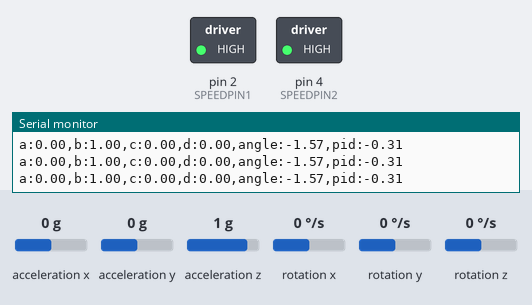
The sketch below on a simulated Arduino Nano, built with avr-gcc and run on an emulated ATmega328P. Shown: switched loads named in the sketch (green lamp = pin HIGH), the last lines printed to the serial monitor. Wiring (inferred from the names in the program): MPU-6050 motion sensor at I2C address 0x69. The test bench sets the inputs (shaded band); at power-on: acceleration z 1 g, acceleration x 0 g, acceleration y 0 g, rotation x 0 °/s, rotation y 0 °/s, rotation z 0 °/s.

Above: at 6.9 s.
7.0 s: acceleration z set to 0 g
At 7.8 s:
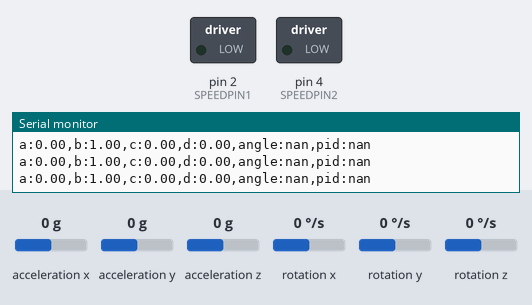
8.9 s: acceleration x set to 0.2 g
Timing chart, 0 to 11.9 s (numbered marks = the images above; inputs shaded):
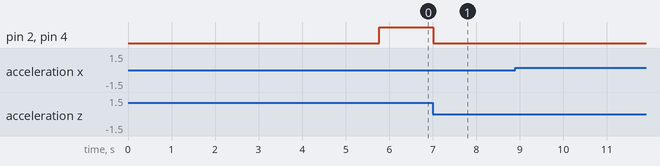

Measured:
- after the input at 7.0 s, pin 2 (SPEEDPIN1), pin 4 (SPEEDPIN2): HIGH → LOW at once

The sketch:

Gyrobot.ino
```cpp
//Moteur Gauche = 0, Droit = 1
/*Arduino nano :
  Pwm port: D3,D5,D6,D9,D10,D11
  SDA: A4, SCL: A5
*/


#include <Wire.h>               //I²C Library
#include <math.h>               //Math library
#include "Quaternion.h"

#define MICROSECONDE 1000000.0  //Conversion from 1000000 to second
#define IMURATE 250             //Number of angle mesurement per second
#define CALITE 1000             //Number of mesurement for the calibration
#define MPUADRESS 0x69          //I2C Adress of mpu6050
#define ACCRATE 8192            //Conversion rate from IMU accelormeter to m/s^²
#define GYRORATE 32.8           //Conversion rate from IMU gyroscope to °/s

float alpha = 0.97;             //Complementary filter coeff

double converted_acc_x, converted_acc_y, converted_acc_z;            //Converted to g

float target_angle = 0;

long gyro_y_cal = 0; //Offset values

double acc_y_angle;
double angle_y = 0;
Quaternion current;

double corrected_angle;

long temp = 0, delta = 0;


double averaged_z_acc;

void setup() {
  digitalWrite(13, HIGH);
  Serial.begin(57600);
  current = Quaternion(1, 0, 0);

  init_imu();
  calibrate_gyroscope();
}
template <typename type>
type sign(type value) {
 return type((value>0)-(value<0));
}

void loop() {
  if(micros() > temp + MICROSECONDE / IMURATE) { //Try to keep the loop at a constant rate (We dont want to create an unnecessary load)
    delta = micros() - temp;
    temp = micros();
    update_imu_quat();
    double pid = PID(angle_y, 0);
    Serial.print("a:");
    Serial.print(current.a);
    Serial.print(",b:");
    Serial.print(current.b);
    Serial.print(",c:");
    Serial.print(current.c);
    Serial.print(",d:");
    Serial.print(current.d);
    Serial.print(",angle:");
    Serial.print(corrected_angle);
    Serial.print(",pid:");
    Serial.println(pid);
    if(pid>511)pid=511;
    if(pid<-511)pid=-511;
    if(pid > 0) {
      updateMotor(true, true, pid+512);
      updateMotor(false, false, pid+512);
    } else {
      pid=-pid;
      updateMotor(false, true, pid+512);
      updateMotor(true, false, pid+512);
    }
  }
}
```

Gyro.ino
```cpp
long acc_x, acc_y, acc_z; //Raw data
int gyro_x, gyro_y, gyro_z; //Raw data
double prev_side;

void init_imu() {
  Wire.begin();                                                        //Start I2C as master
  setup_mpu_6050_registers();                                          //Configure Imu
}

void update_imu_quat() {
  double converted_gyro_x, converted_gyro_y, converted_gyro_z;         //Converted to °/s

  double angle_gyro_x, angle_gyro_y, angle_gyro_z;
  double total_acc;                                                    //Total force vector
  read_mpu_6050_data();                                                //Pull data from imu

  gyro_y -= gyro_y_cal;                                                //Subtract the offset calibration value from the raw gyro value

  converted_acc_x = acc_x / (double)ACCRATE;                           //Convert from raw value to m/s²
  converted_acc_y = acc_y / (double)ACCRATE;
  converted_acc_z = acc_z / (double)ACCRATE;

  converted_gyro_x = gyro_x / GYRORATE;                                //Convert from raw value to °/s
  converted_gyro_y = gyro_y / GYRORATE;
  converted_gyro_z = gyro_z / GYRORATE;
  Quaternion acc = Quaternion(converted_acc_x, converted_acc_y, converted_acc_z);
  acc.normalize();
  float acc_angle = acc.rotation_between_vectors(Quaternion(1, 0, 0)).dot_product(Quaternion());
  angle_y = (acc.d > 0)?-acos(acc_angle)*2:acos(acc_angle)*2;
  corrected_angle = angle_y;

  //if(converted_acc_z < 0.075) corrected_angle *= -1;
}

void update_imu() {
  double converted_gyro_x, converted_gyro_y, converted_gyro_z;         //Converted to °/s

  double angle_gyro_x, angle_gyro_y, angle_gyro_z;
  double total_acc;                                                    //Total force vector
  read_mpu_6050_data();                                                //Pull data from imu

  gyro_y -= gyro_y_cal;                                                //Subtract the offset calibration value from the raw gyro value

  converted_acc_x = acc_x / (double)ACCRATE;                           //Convert from raw value to m/s²
  converted_acc_y = acc_y / (double)ACCRATE;
  converted_acc_z = acc_z / (double)ACCRATE;

  converted_gyro_x = gyro_x / GYRORATE;                                //Convert from raw value to °/s
  converted_gyro_y = gyro_y / GYRORATE;
  converted_gyro_z = gyro_z / GYRORATE;

  total_acc = sqrt(converted_acc_x * converted_acc_x + converted_acc_y * converted_acc_y + converted_acc_z * converted_acc_z);        //Total acceleration vector

  acc_y_angle = acos(converted_acc_x/ total_acc) * 57.2958;                                                                         //Calculate angle between acceleration vector and total acceleration vector in °/s

  if (isnan(acc_y_angle)) acc_y_angle = 0;                                                                                      //Check for division by 0
  angle_y = alpha * (angle_y + converted_gyro_y * delta / MICROSECONDE) + (1 - alpha) * acc_y_angle;                            //Complementary filer
  corrected_angle = angle_y;

  //if(converted_acc_z < 0.075) corrected_angle *= -1;
}

void read_mpu_6050_data() {                                            //Reads raw gyro and accelerometer data
  int temperature;
  Wire.beginTransmission(MPUADRESS);                                   //Start communicating with the MPU-6050
  Wire.write(0x3B);                                                    //Send the requested starting register
  Wire.endTransmission();                                              //End the transmission
  Wire.requestFrom(MPUADRESS, 14);                                     //Request 14 bytes from the MPU-6050
  while (Wire.available() < 14);                                       //Wait until all the bytes are received
  acc_x = Wire.read() << 8 | Wire.read();                              //Add the low and high byte to the acc_x variable
  acc_y = Wire.read() << 8 | Wire.read();                              //Add the low and high byte to the acc_y variable
  acc_z = Wire.read() << 8 | Wire.read();                              //Add the low and high byte to the acc_z variable
  temperature = Wire.read() << 8 | Wire.read();                        //Add the low and high byte to the temperature variable
  gyro_x = Wire.read() << 8 | Wire.read();                             //Add the low and high byte to the gyro_x variable
  gyro_y = Wire.read() << 8 | Wire.read();                             //Add the low and high byte to the gyro_y variable
  gyro_z = Wire.read() << 8 | Wire.read();                             //Add the low and high byte to the gyro_z variable
}

void setup_mpu_6050_registers() {

  //Activate the MPU-6050
  Wire.beginTransmission(MPUADRESS);                                   //Start communicating with the MPU-6050
  Wire.write(0x6B);                                                    //Send the requested starting register
  Wire.write(0x00);                                                    //Set the requested starting register
  Wire.endTransmission();                                              //End the transmission

  //Configure the accelerometer (+/-4g)
  //Register is 0x1C and works like the next one

  Wire.beginTransmission(MPUADRESS);                                   //Start communicating with the MPU-6050
  Wire.write(0x1C);                                                    //Send the requested starting register
  Wire.write(0x08);                                                    //Set the register to +/- 4g
  Wire.endTransmission();                                              //End the transmission

  Wire.beginTransmission(MPUADRESS);                                   //Start communicating with the MPU-6050
  Wire.write(0x1B);                                                    //Send the register adress
  Wire.write(0x00);                                                    //Set the register to 250°/s
  Wire.endTransmission();                                              //End the transmission

  Wire.beginTransmission(MPUADRESS);                                   //Start communication with the address found during search
  Wire.write(0x1A);                                                    //We want to write to the CONFIG register (1A hex)
  Wire.write(0x03);                                                    //Set the register bits as 00000011 (Set Digital Low Pass Filter to ~43Hz)
  Wire.endTransmission();                                              //End the transmission with the gyro
}

void calibrate_gyroscope() {
  for(int cal_int = 0; cal_int < CALITE; cal_int++) {                 //Run this code 2000 times

    read_mpu_6050_data();                                              //Read the raw acc and gyro data from the MPU-6050

    gyro_y_cal += gyro_y;                                              //Add the gyro x-axis offset to the gyro_x_cal variable
    delay(4);                                                          //Delay 4us to simulate the 250Hz program loop
  }
  current = Quaternion(1, 0, 0);
  gyro_y_cal /= CALITE;                                                //Divide the gyro_x_cal variable by 2000 to get the average offset
}
```

Motor.ino
```cpp
//Pin moteurs
#define SPEEDPIN1 2
#define SPEEDPIN2 4
#define DIRPIN11 8
#define DIRPIN12 9
#define DIRPIN21 12
#define DIRPIN22 13

void updateMotor(bool moteur, bool dir, int vel) {

  if (moteur) {
    analogWrite(SPEEDPIN1, vel);
    if (dir) {
      digitalWrite(DIRPIN11, LOW);
      digitalWrite(DIRPIN12, HIGH);
    }
    else{
      digitalWrite(DIRPIN11, HIGH);
      digitalWrite(DIRPIN12, LOW);
    }
  }
  else {
    analogWrite(SPEEDPIN2, vel);
    if (dir) {
      digitalWrite(DIRPIN21, HIGH);
      digitalWrite(DIRPIN22, LOW);
    }
    else{
      digitalWrite(DIRPIN21, LOW);
      digitalWrite(DIRPIN22, HIGH);
    }
  }
}
```

PID.ino
```cpp
double kp = -0.2, ki = 0, kd = 0;  //Constantes pour le controlleur PID
double previous_error;

double PID(double currentValue, double desiredValue) {
  double error = desiredValue - currentValue;;
  double derivative = error - previous_error;
  static double Integrated_error = 0;
  Integrated_error=Integrated_error*0.8+ error*0.2;
  return kp*error+ki*Integrated_error+kd*derivative;
  //    Proportionnelle   Intégrale      Dérivée
  //PID
}
```

Quaternion.cpp
```cpp
#include "Quaternion.h"

#ifdef ARDUINO
#include "Arduino.h"
#else
#include <math.h>
#endif

// http://www.euclideanspace.com/maths/algebra/realNormedAlgebra/quaternions/arithmetic/index.htm
// 800B
Quaternion & Quaternion::operator*=(const Quaternion &q) {
    Quaternion ret;
    ret.a = a*q.a - b*q.b - c*q.c - d*q.d;
    ret.b = b*q.a + a*q.b + c*q.d - d*q.c;
    ret.c = a*q.c - b*q.d + c*q.a + d*q.b;
    ret.d = a*q.d + b*q.c - c*q.b + d*q.a;
    return (*this = ret);
}

Quaternion & Quaternion::operator+=(const Quaternion &q) {
    a += q.a;
    b += q.b;
    c += q.c;
    d += q.d;
    return *this;
}

Quaternion & Quaternion::operator*=(float scale) {
    a *= scale;
    b *= scale;
    c *= scale;
    d *= scale;
    return *this;
}

float Quaternion::norm() const {
    float norm2 = a*a + b*b + c*c + d*d;
    return sqrt(norm2);
}

// 400B
Quaternion & Quaternion::normalize() {
    float n = norm();
    a /= n;
    b /= n;
    c /= n;
    d /= n;
    return *this;
}

// This method takes an euler rotation in rad and converts it to an equivilent
// Quaternion rotation.
// 800B
const Quaternion Quaternion::from_euler_rotation(float x, float y, float z) {
    float c1 = cos(y/2);
    float c2 = cos(z/2);
    float c3 = cos(x/2);

    float s1 = sin(y/2);
    float s2 = sin(z/2);
    float s3 = sin(x/2);
    Quaternion ret;
    ret.a = c1 * c2 * c3 + s1 * s2 * s3;
    ret.b = c1 * c2 * s3 - s1 * s2 * c3;
    ret.c = s1 * c2 * c3 + c1 * s2 * s3;
    ret.d = c1 * s2 * c3 - s1 * c2 * s3;
    return ret;
}

const Quaternion Quaternion::from_euler_rotation_approx(float x, float y, float z) {
    // approximage cos(theta) as 1 - theta^2 / 2
    float c1 = 1 - (y * y / 8);
    float c2 = 1 - (z * z / 8);
    float c3 = 1 - (x * x / 8);

    // appromixate sin(theta) as theta
    float s1 = y/2;
    float s2 = z/2;
    float s3 = x/2;
    Quaternion ret;
    ret.a = c1 * c2 * c3 + s1 * s2 * s3;
    ret.b = c1 * c2 * s3 - s1 * s2 * c3;
    ret.c = s1 * c2 * c3 + c1 * s2 * s3;
    ret.d = c1 * s2 * c3 - s1 * c2 * s3;
    return ret;
}

const Quaternion Quaternion::conj() const {
    Quaternion ret(*this);
    ret.b *= -1;
    ret.c *= -1;
    ret.d *= -1;
    return ret;
}

// This method takes two vectors and computes the rotation vector between them.
// Both the left and right hand sides must be pure vectors (a == 0)
// Both the left and right hand sides must normalized already.
// This computes the rotation that will tranform this to q.
// 500B
const Quaternion Quaternion::rotation_between_vectors(const Quaternion& q) const {
    // http://www.euclideanspace.com/maths/algebra/vectors/angleBetween/
    // We want to compute the below values.
    // w = 1 + v1•v2
    // x = (v1 x v2).x
    // y = (v1 x v2).y
    // z = (v1 x v2).z

    // Instead of writing the below code direclty, we reduce code size by
    // just using multiplication to implement it.
    //Quaternion ret;
    //ret.a = 1 + b * q.b + c * q.c + d * q.d;
    //ret.b = c * q.d - d * q.c;
    //ret.c = d * q.b - b * q.d;
    //ret.d = b * q.c - c * q.b;
    //ret.normalize();
    //return ret;

    // From wikipedia https://en.wikipedia.org/wiki/Quaternion#Quaternions_and_the_geometry_of_R3
    // The cross product p x q is just the vector part of multiplying p * q
    Quaternion ret = (*this) * q;
    ret.a = 1 - ret.a;
    ret.normalize();
    return ret;
}

float Quaternion::dot_product(const Quaternion& q) const {
    return a * q.a + b * q.b + c * q.c + d * q.d;
}

// This will roate the input vector by this normalized rotation quaternion.
const Quaternion Quaternion::rotate(const Quaternion& q) const {
    return (*this) * q * conj();
}

// This modifies this normalized rotation quaternion and makes it
// rotate between 0-1 as much as it would normally rotate.
// The math here is pretty sloppy but should work for
// most cases.
Quaternion & Quaternion::fractional(float f) {
    a = 1-f + f*a;
    b *= f;
    c *= f;
    d *= f;
    return normalize();
}
```

Quaternion.h
```cpp
#ifndef QUATERNION_H
#define QUATERNION_H

class Quaternion {
public:
    float a;
    float b;
    float c;
    float d;

    Quaternion() {a = 1; b = c = d = 0;}

    // This is a vector that can be rotated in Quaternion space.
    Quaternion(float x, float y, float z) {a = 0; b = x; c = y; d = z;}

    // This returns a Quaternion that rotates in each given axis in radians.
    // We use standard right hand rule for rotations and coordinates.
    static const Quaternion from_euler_rotation(float x, float y, float z);

    // This is like from_euler_rotation but for small angles (less than 45 deg (PI/4))
    static const Quaternion from_euler_rotation_approx(float x, float y, float z);

    Quaternion & operator=(const Quaternion &rhs) {
        a = rhs.a;
        b = rhs.b;
        c = rhs.c;
        d = rhs.d;
        return *this;
    }

    // http://www.euclideanspace.com/maths/algebra/realNormedAlgebra/quaternions/arithmetic/index.htm
    Quaternion & operator*=(const Quaternion &q);
    const Quaternion operator* (const Quaternion& q) const { return Quaternion(*this) *= q; }
    Quaternion & operator+=(const Quaternion &q);
    const Quaternion operator+(const Quaternion& q) const { return Quaternion(*this) += q; }
    Quaternion & operator*=(float scale);
    const Quaternion operator*(float scale) const { return Quaternion(*this) *= scale; }
    float norm() const;
    Quaternion & normalize();
    const Quaternion conj() const;
    // This method takes two vectors and computes the rotation vector between them.
    // Both the left and right hand sides must be pure vectors (a == 0)
    // Both the left and right hand sides must normalized already.
    // This computes the rotation that will tranform this to q.
    const Quaternion rotation_between_vectors(const Quaternion& v) const;
    float dot_product(const Quaternion& q) const;

    // This method takes one vector and rotates it using this Quaternion.
    // The input must be a pure vector (a == 0)
    const Quaternion rotate(const Quaternion& q) const;
    Quaternion & fractional(float f);
};

#endif
```
